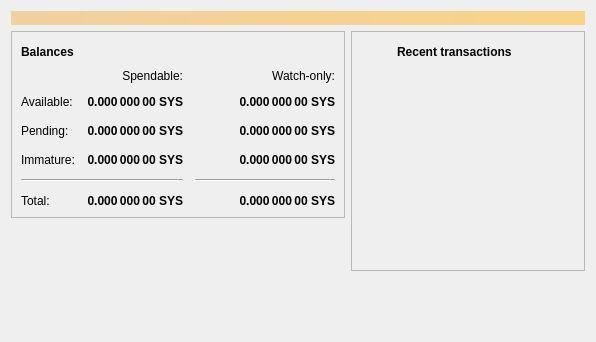
<?xml version="1.0" encoding="UTF-8"?>
<ui version="4.0">
 <class>OverviewPage</class>
 <widget class="QWidget" name="OverviewPage">
  <property name="geometry">
   <rect>
    <x>0</x>
    <y>0</y>
    <width>596</width>
    <height>342</height>
   </rect>
  </property>
  <property name="windowTitle">
   <string>Form</string>
  </property>
  <layout class="QVBoxLayout" name="topLayout">
   <item>
    <widget class="QLabel" name="labelAlerts">
     <property name="visible">
      <bool>false</bool>
     </property>
     <property name="styleSheet">
      <string notr="true">background-color: qlineargradient(x1: 0, y1: 0, x2: 1, y2: 0, stop:0 #F0D0A0, stop:1 #F8D488); color:#000000;</string>
     </property>
     <property name="wordWrap">
      <bool>true</bool>
     </property>
     <property name="margin">
      <number>3</number>
     </property>
    </widget>
   </item>
   <item>
    <layout class="QHBoxLayout" name="horizontalLayout" stretch="1,1">
     <item>
      <layout class="QVBoxLayout" name="verticalLayout_2">
       <item>
        <widget class="QFrame" name="frame">
         <property name="frameShape">
          <enum>QFrame::StyledPanel</enum>
         </property>
         <property name="frameShadow">
          <enum>QFrame::Raised</enum>
         </property>
         <layout class="QVBoxLayout" name="verticalLayout_4">
          <item>
           <layout class="QHBoxLayout" name="horizontalLayout_4">
            <item>
             <widget class="QLabel" name="label_5">
              <property name="font">
               <font>
                <weight>75</weight>
                <bold>true</bold>
               </font>
              </property>
              <property name="text">
               <string>Balances</string>
              </property>
             </widget>
            </item>
            <item>
             <widget class="QPushButton" name="labelWalletStatus">
              <property name="enabled">
               <bool>false</bool>
              </property>
              <property name="maximumSize">
               <size>
                <width>30</width>
                <height>16777215</height>
               </size>
              </property>
              <property name="toolTip">
               <string>The displayed information may be out of date. Your wallet automatically synchronizes with the GameBit network after a connection is established, but this process has not completed yet.</string>
              </property>
              <property name="text">
               <string/>
              </property>
              <property name="iconSize">
               <size>
                <width>24</width>
                <height>24</height>
               </size>
              </property>
              <property name="flat">
               <bool>true</bool>
              </property>
             </widget>
            </item>
            <item>
             <spacer name="horizontalSpacer_3">
              <property name="orientation">
               <enum>Qt::Horizontal</enum>
              </property>
              <property name="sizeHint" stdset="0">
               <size>
                <width>40</width>
                <height>20</height>
               </size>
              </property>
             </spacer>
            </item>
           </layout>
          </item>
          <item>
           <layout class="QGridLayout" name="gridLayout">
            <property name="spacing">
             <number>12</number>
            </property>
            <item row="2" column="2">
             <widget class="QLabel" name="labelWatchPending">
              <property name="font">
               <font>
                <weight>75</weight>
                <bold>true</bold>
               </font>
              </property>
              <property name="cursor">
               <cursorShape>IBeamCursor</cursorShape>
              </property>
              <property name="toolTip">
               <string>Unconfirmed transactions to watch-only addresses</string>
              </property>
              <property name="text">
               <string notr="true">0.000 000 00 SYS</string>
              </property>
              <property name="alignment">
               <set>Qt::AlignRight|Qt::AlignTrailing|Qt::AlignVCenter</set>
              </property>
              <property name="textInteractionFlags">
               <set>Qt::LinksAccessibleByMouse|Qt::TextSelectableByKeyboard|Qt::TextSelectableByMouse</set>
              </property>
             </widget>
            </item>
            <item row="2" column="1">
             <widget class="QLabel" name="labelUnconfirmed">
              <property name="font">
               <font>
                <weight>75</weight>
                <bold>true</bold>
               </font>
              </property>
              <property name="cursor">
               <cursorShape>IBeamCursor</cursorShape>
              </property>
              <property name="toolTip">
               <string>Total of transactions that have yet to be confirmed, and do not yet count toward the spendable balance</string>
              </property>
              <property name="text">
               <string notr="true">0.000 000 00 SYS</string>
              </property>
              <property name="alignment">
               <set>Qt::AlignRight|Qt::AlignTrailing|Qt::AlignVCenter</set>
              </property>
              <property name="textInteractionFlags">
               <set>Qt::LinksAccessibleByMouse|Qt::TextSelectableByKeyboard|Qt::TextSelectableByMouse</set>
              </property>
             </widget>
            </item>
            <item row="3" column="2">
             <widget class="QLabel" name="labelWatchImmature">
              <property name="font">
               <font>
                <weight>75</weight>
                <bold>true</bold>
               </font>
              </property>
              <property name="cursor">
               <cursorShape>IBeamCursor</cursorShape>
              </property>
              <property name="toolTip">
               <string>Mined balance in watch-only addresses that has not yet matured</string>
              </property>
              <property name="text">
               <string notr="true">0.000 000 00 SYS</string>
              </property>
              <property name="alignment">
               <set>Qt::AlignRight|Qt::AlignTrailing|Qt::AlignVCenter</set>
              </property>
              <property name="textInteractionFlags">
               <set>Qt::LinksAccessibleByMouse|Qt::TextSelectableByKeyboard|Qt::TextSelectableByMouse</set>
              </property>
             </widget>
            </item>
            <item row="4" column="0" colspan="2">
             <widget class="Line" name="line">
              <property name="orientation">
               <enum>Qt::Horizontal</enum>
              </property>
             </widget>
            </item>
            <item row="4" column="2">
             <widget class="Line" name="lineWatchBalance">
              <property name="sizePolicy">
               <sizepolicy hsizetype="Preferred" vsizetype="Fixed">
                <horstretch>0</horstretch>
                <verstretch>0</verstretch>
               </sizepolicy>
              </property>
              <property name="minimumSize">
               <size>
                <width>140</width>
                <height>0</height>
               </size>
              </property>
              <property name="orientation">
               <enum>Qt::Horizontal</enum>
              </property>
             </widget>
            </item>
            <item row="5" column="0">
             <widget class="QLabel" name="labelTotalText">
              <property name="text">
               <string>Total:</string>
              </property>
             </widget>
            </item>
            <item row="3" column="1">
             <widget class="QLabel" name="labelImmature">
              <property name="font">
               <font>
                <weight>75</weight>
                <bold>true</bold>
               </font>
              </property>
              <property name="cursor">
               <cursorShape>IBeamCursor</cursorShape>
              </property>
              <property name="toolTip">
               <string>Mined balance that has not yet matured</string>
              </property>
              <property name="text">
               <string notr="true">0.000 000 00 SYS</string>
              </property>
              <property name="alignment">
               <set>Qt::AlignRight|Qt::AlignTrailing|Qt::AlignVCenter</set>
              </property>
              <property name="textInteractionFlags">
               <set>Qt::LinksAccessibleByMouse|Qt::TextSelectableByKeyboard|Qt::TextSelectableByMouse</set>
              </property>
             </widget>
            </item>
            <item row="2" column="3">
             <spacer name="horizontalSpacer_2">
              <property name="orientation">
               <enum>Qt::Horizontal</enum>
              </property>
              <property name="sizeHint" stdset="0">
               <size>
                <width>40</width>
                <height>20</height>
               </size>
              </property>
             </spacer>
            </item>
            <item row="3" column="0">
             <widget class="QLabel" name="labelImmatureText">
              <property name="text">
               <string>Immature:</string>
              </property>
             </widget>
            </item>
            <item row="5" column="1">
             <widget class="QLabel" name="labelTotal">
              <property name="font">
               <font>
                <weight>75</weight>
                <bold>true</bold>
               </font>
              </property>
              <property name="cursor">
               <cursorShape>IBeamCursor</cursorShape>
              </property>
              <property name="toolTip">
               <string>Your current total balance</string>
              </property>
              <property name="text">
               <string notr="true">0.000 000 00 SYS</string>
              </property>
              <property name="alignment">
               <set>Qt::AlignRight|Qt::AlignTrailing|Qt::AlignVCenter</set>
              </property>
              <property name="textInteractionFlags">
               <set>Qt::LinksAccessibleByMouse|Qt::TextSelectableByKeyboard|Qt::TextSelectableByMouse</set>
              </property>
             </widget>
            </item>
            <item row="5" column="2">
             <widget class="QLabel" name="labelWatchTotal">
              <property name="font">
               <font>
                <weight>75</weight>
                <bold>true</bold>
               </font>
              </property>
              <property name="cursor">
               <cursorShape>IBeamCursor</cursorShape>
              </property>
              <property name="toolTip">
               <string>Current total balance in watch-only addresses</string>
              </property>
              <property name="text">
               <string notr="true">0.000 000 00 SYS</string>
              </property>
              <property name="alignment">
               <set>Qt::AlignRight|Qt::AlignTrailing|Qt::AlignVCenter</set>
              </property>
              <property name="textInteractionFlags">
               <set>Qt::LinksAccessibleByMouse|Qt::TextSelectableByKeyboard|Qt::TextSelectableByMouse</set>
              </property>
             </widget>
            </item>
            <item row="0" column="2">
             <widget class="QLabel" name="labelWatchonly">
              <property name="text">
               <string>Watch-only:</string>
              </property>
              <property name="alignment">
               <set>Qt::AlignRight|Qt::AlignTrailing|Qt::AlignVCenter</set>
              </property>
             </widget>
            </item>
            <item row="1" column="0">
             <widget class="QLabel" name="labelBalanceText">
              <property name="text">
               <string>Available:</string>
              </property>
             </widget>
            </item>
            <item row="1" column="1">
             <widget class="QLabel" name="labelBalance">
              <property name="font">
               <font>
                <weight>75</weight>
                <bold>true</bold>
               </font>
              </property>
              <property name="cursor">
               <cursorShape>IBeamCursor</cursorShape>
              </property>
              <property name="toolTip">
               <string>Your current spendable balance</string>
              </property>
              <property name="text">
               <string notr="true">0.000 000 00 SYS</string>
              </property>
              <property name="alignment">
               <set>Qt::AlignRight|Qt::AlignTrailing|Qt::AlignVCenter</set>
              </property>
              <property name="textInteractionFlags">
               <set>Qt::LinksAccessibleByMouse|Qt::TextSelectableByKeyboard|Qt::TextSelectableByMouse</set>
              </property>
             </widget>
            </item>
            <item row="1" column="2">
             <widget class="QLabel" name="labelWatchAvailable">
              <property name="font">
               <font>
                <weight>75</weight>
                <bold>true</bold>
               </font>
              </property>
              <property name="cursor">
               <cursorShape>IBeamCursor</cursorShape>
              </property>
              <property name="toolTip">
               <string>Your current balance in watch-only addresses</string>
              </property>
              <property name="text">
               <string notr="true">0.000 000 00 SYS</string>
              </property>
              <property name="alignment">
               <set>Qt::AlignRight|Qt::AlignTrailing|Qt::AlignVCenter</set>
              </property>
              <property name="textInteractionFlags">
               <set>Qt::LinksAccessibleByMouse|Qt::TextSelectableByKeyboard|Qt::TextSelectableByMouse</set>
              </property>
             </widget>
            </item>
            <item row="2" column="0">
             <widget class="QLabel" name="labelPendingText">
              <property name="text">
               <string>Pending:</string>
              </property>
             </widget>
            </item>
            <item row="0" column="1">
             <widget class="QLabel" name="labelSpendable">
              <property name="text">
               <string>Spendable:</string>
              </property>
              <property name="alignment">
               <set>Qt::AlignRight|Qt::AlignTrailing|Qt::AlignVCenter</set>
              </property>
             </widget>
            </item>
           </layout>
          </item>
         </layout>
        </widget>
       </item>
       <item>
        <spacer name="verticalSpacer">
         <property name="orientation">
          <enum>Qt::Vertical</enum>
         </property>
         <property name="sizeHint" stdset="0">
          <size>
           <width>20</width>
           <height>40</height>
          </size>
         </property>
        </spacer>
       </item>
      </layout>
     </item>
     <item>
      <layout class="QVBoxLayout" name="verticalLayout_3">
       <item>
        <widget class="QFrame" name="frame_2">
         <property name="frameShape">
          <enum>QFrame::StyledPanel</enum>
         </property>
         <property name="frameShadow">
          <enum>QFrame::Raised</enum>
         </property>
         <layout class="QVBoxLayout" name="verticalLayout">
          <item>
           <layout class="QHBoxLayout" name="horizontalLayout_2">
            <item>
             <widget class="QPushButton" name="labelTransactionsStatus">
              <property name="enabled">
               <bool>false</bool>
              </property>
              <property name="sizePolicy">
               <sizepolicy hsizetype="Minimum" vsizetype="Fixed">
                <horstretch>0</horstretch>
                <verstretch>0</verstretch>
               </sizepolicy>
              </property>
              <property name="maximumSize">
               <size>
                <width>30</width>
                <height>16777215</height>
               </size>
              </property>
              <property name="toolTip">
               <string>The displayed information may be out of date. Your wallet automatically synchronizes with the GameBit network after a connection is established, but this process has not completed yet.</string>
              </property>
              <property name="text">
               <string/>
              </property>
              <property name="iconSize">
               <size>
                <width>24</width>
                <height>24</height>
               </size>
              </property>
              <property name="flat">
               <bool>true</bool>
              </property>
             </widget>
            </item>
            <item>
             <widget class="QLabel" name="label_4">
              <property name="font">
               <font>
                <weight>75</weight>
                <bold>true</bold>
               </font>
              </property>
              <property name="text">
               <string>Recent transactions</string>
              </property>
             </widget>
            </item>
            <item>
             <spacer name="horizontalSpacer">
              <property name="orientation">
               <enum>Qt::Horizontal</enum>
              </property>
              <property name="sizeHint" stdset="0">
               <size>
                <width>40</width>
                <height>20</height>
               </size>
              </property>
             </spacer>
            </item>
           </layout>
          </item>
          <item>
           <widget class="QListView" name="listTransactions">
            <property name="styleSheet">
             <string notr="true">QListView { background: transparent; }</string>
            </property>
            <property name="frameShape">
             <enum>QFrame::NoFrame</enum>
            </property>
            <property name="verticalScrollBarPolicy">
             <enum>Qt::ScrollBarAlwaysOff</enum>
            </property>
            <property name="horizontalScrollBarPolicy">
             <enum>Qt::ScrollBarAlwaysOff</enum>
            </property>
            <property name="selectionMode">
             <enum>QAbstractItemView::NoSelection</enum>
            </property>
           </widget>
          </item>
         </layout>
        </widget>
       </item>
       <item>
        <spacer name="verticalSpacer_2">
         <property name="orientation">
          <enum>Qt::Vertical</enum>
         </property>
         <property name="sizeHint" stdset="0">
          <size>
           <width>20</width>
           <height>40</height>
          </size>
         </property>
        </spacer>
       </item>
      </layout>
     </item>
    </layout>
   </item>
  </layout>
 </widget>
 <resources/>
 <connections/>
</ui>
